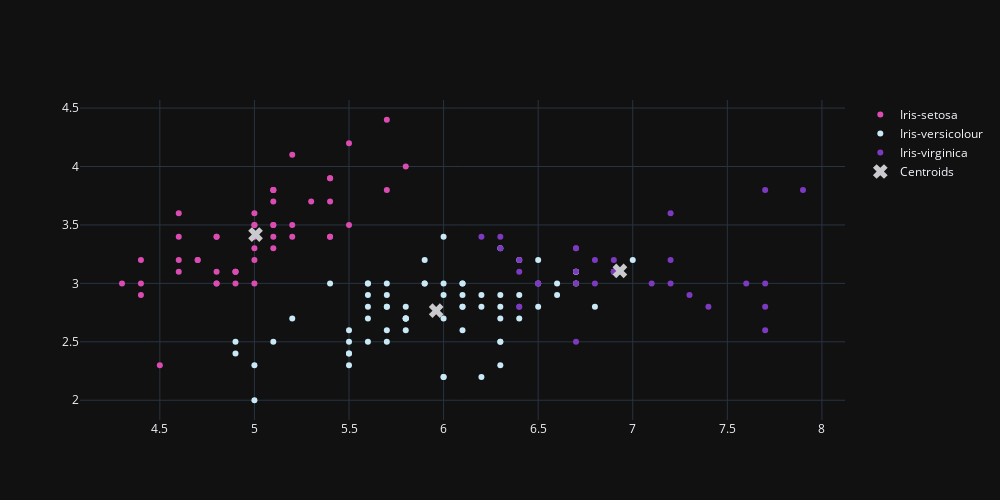

Write notebook code for a chart like this one.
### Code cell
fig = go.Figure()
fig.add_trace(go.Scatter(
    x=X[points == 0,0], y=X[points == 0, 1],
    mode='markers',marker_color='#DB4CB2',name='Iris-setosa'
))

fig.add_trace(go.Scatter(
    x=X[points == 1, 0], y=X[points == 1, 1],
    mode='markers',marker_color='#c9e9f6',name='Iris-versicolour'
))

fig.add_trace(go.Scatter(
    x=X[points == 2, 0], y=X[points == 2, 1],
    mode='markers',marker_color='#7D3AC1',name='Iris-virginica'
))

fig.add_trace(go.Scatter(
    x=centroids[:, 0], y=centroids[:,1],
    mode='markers',marker_color='#CAC9CD',marker_symbol=4,marker_size=13,name='Centroids'
))
fig.update_layout(template='plotly_dark',width=1000, height=500,)

### Figure 1 — Plotly figure (JSON) as saved in the notebook; plotly's stock layout.template omitted (floating-point values rounded to 4 significant figures)
{"data": [{"marker": {"color": "#DB4CB2"}, "mode": "markers", "name": "Iris-setosa", "type": "scatter", "x": [5.1, 4.9, 4.7, 4.6, 5.0, 5.4, 4.6, 5.0, 4.4, 4.9, 5.4, 4.8, 4.8, 4.3, 5.8, 5.7, 5.4, 5.1, 5.7, 5.1, 5.4, 5.1, 4.6, 5.1, 4.8, 5.0, 5.0, 5.2, 5.2, 4.7, 4.8, 5.4, 5.2, 5.5, 4.9, 5.0, 5.5, 4.9, 4.4, 5.1, 5.0, 4.5, 4.4, 5.0, 5.1, 4.8, 5.1, 4.6, 5.3, 5.0], "y": [3.5, 3.0, 3.2, 3.1, 3.6, 3.9, 3.4, 3.4, 2.9, 3.1, 3.7, 3.4, 3.0, 3.0, 4.0, 4.4, 3.9, 3.5, 3.8, 3.8, 3.4, 3.7, 3.6, 3.3, 3.4, 3.0, 3.4, 3.5, 3.4, 3.2, 3.1, 3.4, 4.1, 4.2, 3.1, 3.2, 3.5, 3.1, 3.0, 3.4, 3.5, 2.3, 3.2, 3.5, 3.8, 3.0, 3.8, 3.2, 3.7, 3.3]}, {"marker": {"color": "#c9e9f6"}, "mode": "markers", "name": "Iris-versicolour", "type": "scatter", "x": [7.0, 6.4, 6.9, 5.5, 6.5, 5.7, 6.3, 4.9, 6.6, 5.2, 5.0, 5.9, 6.0, 6.1, 5.6, 6.7, 5.6, 5.8, 6.2, 5.6, 5.9, 6.1, 6.3, 6.1, 6.4, 6.6, 6.8, 6.7, 6.0, 5.7, 5.5, 5.5, 5.8, 6.0, 5.4, 6.0, 6.7, 6.3, 5.6, 5.5, 5.5, 6.1, 5.8, 5.0, 5.6, 5.7, 5.7, 6.2, 5.1, 5.7, 5.8, 6.3, 4.9, 6.5, 6.4, 5.7, 5.8, 6.0, 5.6, 6.3, 6.2, 6.1, 6.3, 6.1, 6.0, 5.8, 6.3, 6.5, 5.9], "y": [3.2, 3.2, 3.1, 2.3, 2.8, 2.8, 3.3, 2.4, 2.9, 2.7, 2.0, 3.0, 2.2, 2.9, 2.9, 3.1, 3.0, 2.7, 2.2, 2.5, 3.2, 2.8, 2.5, 2.8, 2.9, 3.0, 2.8, 3.0, 2.9, 2.6, 2.4, 2.4, 2.7, 2.7, 3.0, 3.4, 3.1, 2.3, 3.0, 2.5, 2.6, 3.0, 2.6, 2.3, 2.7, 3.0, 2.9, 2.9, 2.5, 2.8, 2.7, 2.9, 2.5, 3.2, 2.7, 2.5, 2.8, 2.2, 2.8, 2.7, 2.8, 3.0, 2.8, 2.6, 3.0, 2.7, 2.5, 3.0, 3.0]}, {"marker": {"color": "#7D3AC1"}, "mode": "markers", "name": "Iris-virginica", "type": "scatter", "x": [6.3, 7.1, 6.5, 7.6, 7.3, 6.7, 7.2, 6.8, 6.4, 6.5, 7.7, 7.7, 6.9, 7.7, 6.7, 7.2, 6.4, 7.2, 7.4, 7.9, 6.4, 7.7, 6.3, 6.4, 6.9, 6.7, 6.9, 6.8, 6.7, 6.7, 6.2], "y": [3.3, 3.0, 3.0, 3.0, 2.9, 2.5, 3.6, 3.0, 3.2, 3.0, 3.8, 2.6, 3.2, 2.8, 3.3, 3.2, 2.8, 3.0, 2.8, 3.8, 2.8, 3.0, 3.4, 3.1, 3.1, 3.1, 3.1, 3.2, 3.3, 3.0, 3.4]}, {"marker": {"color": "#CAC9CD", "size": 13, "symbol": 4}, "mode": "markers", "name": "Centroids", "type": "scatter", "x": [5.006, 5.961, 6.932], "y": [3.418, 2.767, 3.106]}], "layout": {"height": 500, "width": 1000}}
